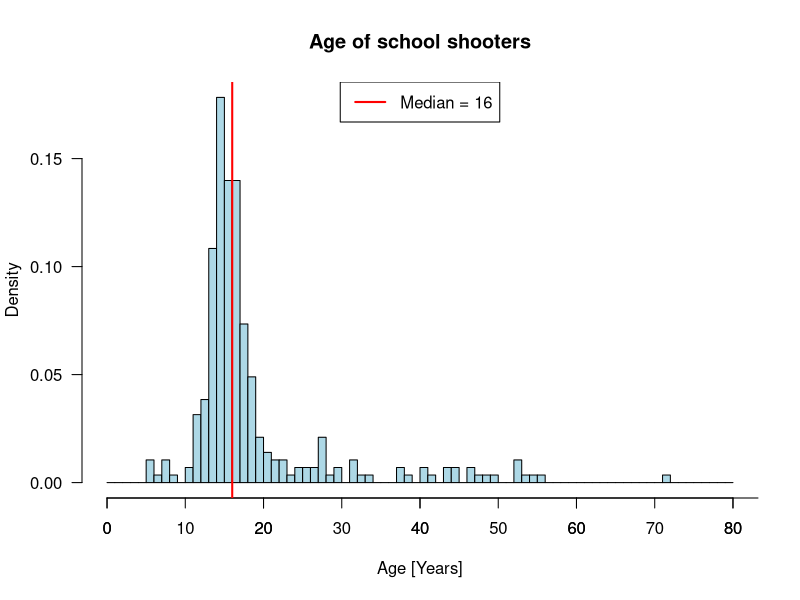
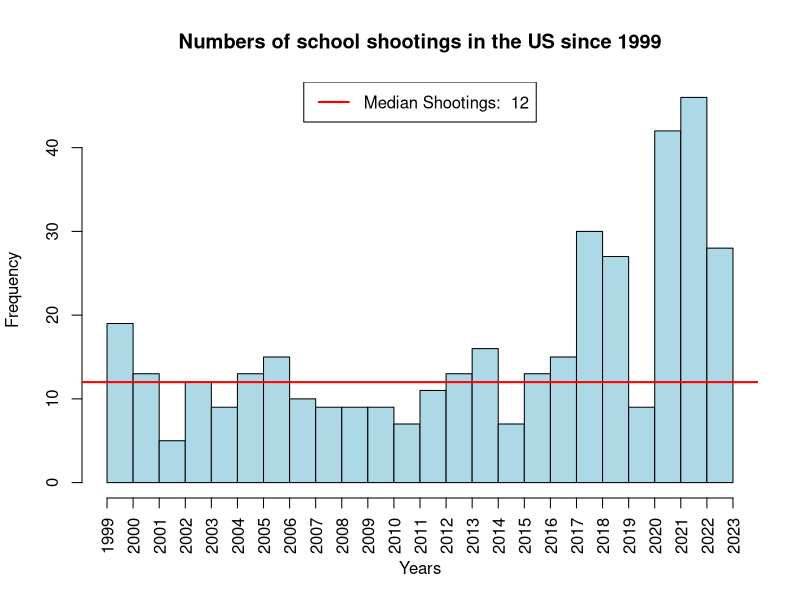
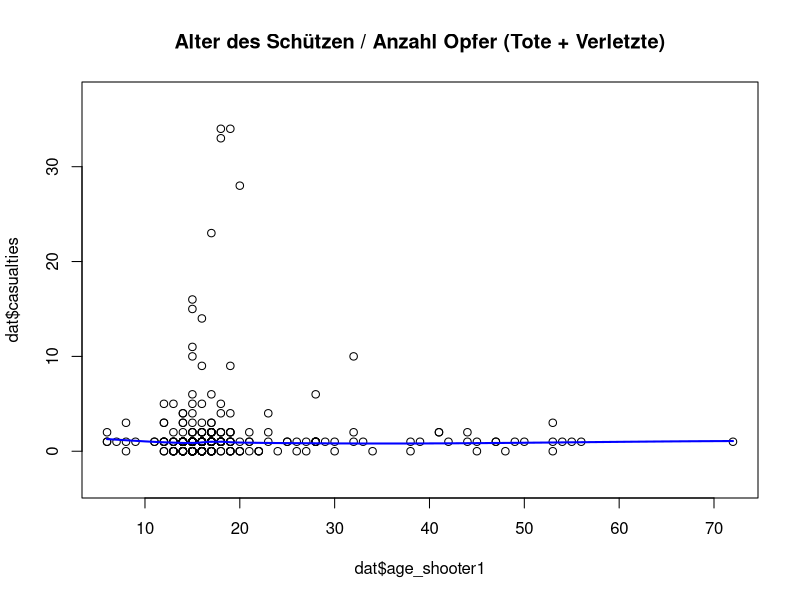

These charts were generated, in order, by the following R code:
setwd("C:\\Users\\jonas\\OneDrive\\Dokumente\\GitHub\\EXPD-Semesterarbeit\\EXPD Semesterarbeit")
library(readr)
dat <- read_csv("school-shootings-data.csv")
View(dat)

# Age of Shooter
vec_shooter_age <- c(dat$age_shooter1,dat$age_shooter2) 
vec_shooter_age <- na.exclude(vec_shooter_age)
View(vec_shooter_age)

hist(vec_shooter_age, col = "lightblue", xlab = "Age [Years]",
     main = "Age of school shooters", ylab = "Density",
     breaks = c(seq(0, 80, by = 1)),
     las = 1, freq = FALSE)
axis(side=1, at=seq(0, 100, by=10))
median_age_shooter <- median(vec_shooter_age,na.rm = TRUE)
abline(v = median_age_shooter, col = "red", lty = 1, lwd = 2)
legend("top", legend = paste("Median =", median_age_shooter), col = "red", lty = 1, lwd = 2)

# Number schoolshootings
hist(dat$year,
     breaks = c(seq(1999, 2023)),
     main = "Numbers of school shootings in the US since 1999",
     xaxt = "n",
     xlab = "Years",
     col = "lightblue")
axis(side = 1, at = seq(1999, 2023, by = 1), las = 2)

meanshootings <- length(dat$year)/length(unique(dat$year))

# Median
mediantable <- table(dat$year)
medianshootings <- median(c(mediantable))

# Add Median and Legend to plot
abline(h = medianshootings, col = "red", lty = 1, lwd = 2)
legend("top", legend = paste("Median Shootings: ", round(medianshootings, 2)), col = "red", lty = 1, lwd = 2)

# W8

# Diagramm 1
scatter.smooth(x = dat$age_shooter1,
               y = dat$casualties,
               col = ,
               lpars = list(col = "blue", lwd = 2),
               asp = 1,
               main = "Alter des Schützen / Anzahl Opfer (Tote + Verletzte)")
